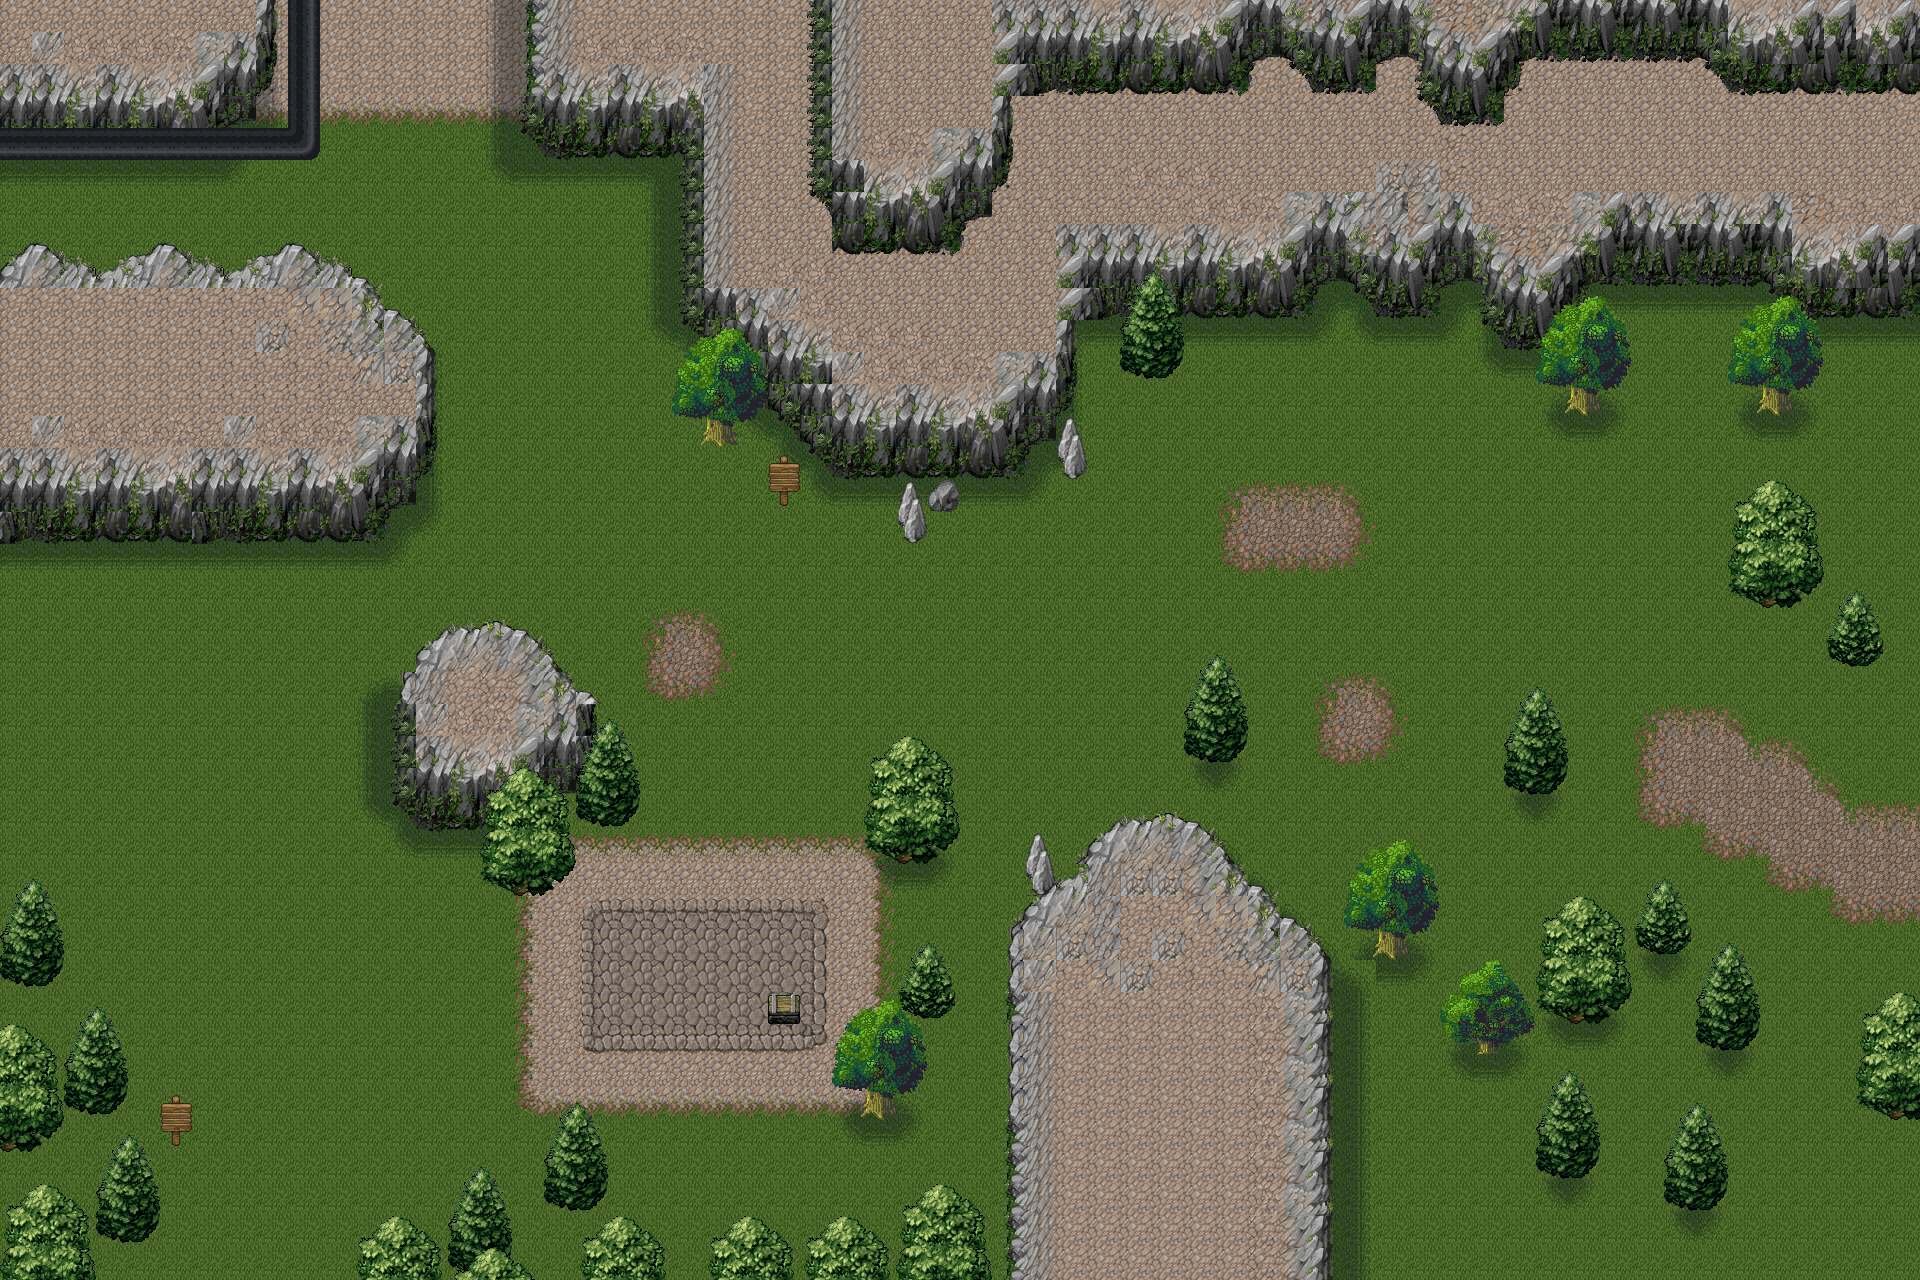

This game map was drawn from its Tiled (.tmx) file and the tilesets committed beside it. A one-line description and the trimmed map source follow:
An orthogonal 60x40 tile map with 32x32 px tiles, 6 tile layers (ground, subdetail, detail, collision, ...) and 16 objects.

<map version="1.0" tiledversion="1.1.4" orientation="orthogonal" renderorder="right-down" width="60" height="40" tilewidth="32" tileheight="32" infinite="0" nextobjectid="29">
 <tileset firstgid="1" name="_WORLD-TILES-MASTER" tilewidth="32" tileheight="32" tilecount="3040" columns="40">
  <image source="_WORLD-TILES-MASTER.png" width="1280" height="2432" />
 </tileset>
 <layer name="ground" width="60" height="40">
  <data>[2400 cells, 2400 non-empty, 35 distinct tile ids]</data>
 </layer>
 <layer name="subdetail" width="60" height="40">
  <data>[2400 cells, 293 non-empty, 13 distinct tile ids]</data>
 </layer>
 <layer name="detail" width="60" height="40">
  <data>[2400 cells, 9 non-empty, 4 distinct tile ids]</data>
 </layer>
 <layer name="collision" width="60" height="40">
  <data>[2400 cells, 794 non-empty, 98 distinct tile ids]</data>
 </layer>
 <objectgroup name="objects">
  <object id="1" gid="1348" x="1863.33" y="866.667" width="32" height="32">
   <properties>
    <property name="coords" value="130,615" />
    <property name="key" value="mapChange" />
    <property name="stage" value="kq02-calgary-01" />
    <property name="type" value="mapChange" />
   </properties>
  </object>
  <object id="2" gid="1348" x="351.667" y="54" width="32" height="32">
   <properties>
    <property name="coords" value="1160,1160" />
    <property name="key" value="mapChange" />
    <property name="stage" value="kq02-mountains-01" />
    <property name="type" value="mapChange" />
   </properties>
  </object>
  <object id="3" gid="1348" x="415.333" y="52.6667" width="32" height="32">
   <properties>
    <property name="coords" value="1160,1160" />
    <property name="key" value="mapChange" />
    <property name="stage" value="kq02-mountains-01" />
    <property name="type" value="mapChange" />
   </properties>
  </object>
  <object id="11" gid="1352" x="753.333" y="510.667" width="32" height="32">
   <properties>
    <property name="function" value="init-sign" />
    <property name="message" value="Pipeline ahead" />
    <property name="objectType" value="sign" />
    <property name="type" value="object" />
   </properties>
  </object>
  <object id="12" gid="1352" x="145.667" y="1150.67" width="32" height="32">
   <properties>
    <property name="function" value="init-sign" />
    <property name="message" value="Caution conservatives: Enchanted Forest of Regulations ahead." />
    <property name="objectType" value="sign" />
    <property name="type" value="object" />
   </properties>
  </object>
  <object id="14" gid="1352" x="679.188" y="1028.55" width="32" height="32">
   <properties>
    <property name="character" value="Hooded Figure" />
    <property name="dI" type="int" value="0" />
    <property name="id" value="34" />
    <property name="key" value="npc" />
    <property name="name" value="Hooded Figure" />
    <property name="static" type="bool" value="true" />
    <property name="type" value="npc" />
   </properties>
  </object>
  <object id="15" gid="1352" x="752.667" y="1038.67" width="32" height="32">
   <properties>
    <property name="itemName" value="Axe Head" />
    <property name="key" value="inventoryItem" />
    <property name="objectType" value="chest" />
    <property name="type" value="object" />
   </properties>
  </object>
  <object id="16" gid="1352" x="176.334" y="399.003" width="32" height="32">
   <properties>
    <property name="itemName" value="Axe Handle" />
    <property name="key" value="inventoryItem" />
    <property name="objectType" value="chest" />
    <property name="type" value="object" />
   </properties>
  </object>
  <object id="21" gid="1351" x="1596.22" y="492.308" width="32" height="32">
   <properties>
    <property name="alertRange" type="int" value="8" />
    <property name="character" value="Troll" />
    <property name="hasDialogue" type="bool" value="false" />
    <property name="id" value="01" />
    <property name="isShooter" type="bool" value="false" />
    <property name="key" value="troll" />
    <property name="type" value="enemy" />
   </properties>
  </object>
  <object id="22" gid="1351" x="1500.47" y="904.867" width="32" height="32">
   <properties>
    <property name="alertRange" type="int" value="6" />
    <property name="character" value="Troll" />
    <property name="hasDialogue" type="bool" value="false" />
    <property name="id" value="01" />
    <property name="isShooter" type="bool" value="false" />
    <property name="key" value="troll" />
    <property name="type" value="enemy" />
   </properties>
  </object>
  <object id="23" gid="1351" x="1383.61" y="1249.84" width="32" height="32">
   <properties>
    <property name="alertRange" type="int" value="6" />
    <property name="character" value="Troll" />
    <property name="hasDialogue" type="bool" value="false" />
    <property name="id" value="01" />
    <property name="isShooter" type="bool" value="false" />
    <property name="key" value="troll" />
    <property name="type" value="enemy" />
   </properties>
  </object>
  <object id="24" gid="1351" x="1118.89" y="428.945" width="32" height="32">
   <properties>
    <property name="alertRange" type="int" value="10" />
    <property name="character" value="Troll" />
    <property name="hasDialogue" type="bool" value="false" />
    <property name="id" value="01" />
    <property name="isShooter" type="bool" value="true" />
    <property name="key" value="troll" />
    <property name="type" value="enemy" />
   </properties>
  </object>
  <object id="25" gid="1351" x="455.698" y="417.681" width="32" height="32">
   <properties>
    <property name="alertRange" type="int" value="6" />
    <property name="character" value="Troll" />
    <property name="hasDialogue" type="bool" value="false" />
    <property name="id" value="01" />
    <property name="isShooter" type="bool" value="true" />
    <property name="key" value="troll" />
    <property name="type" value="enemy" />
   </properties>
  </object>
  <object id="26" gid="1351" x="89.6041" y="635.929" width="32" height="32">
   <properties>
    <property name="alertRange" type="int" value="7" />
    <property name="character" value="Troll" />
    <property name="hasDialogue" type="bool" value="false" />
    <property name="id" value="01" />
    <property name="isShooter" type="bool" value="false" />
    <property name="key" value="troll" />
    <property name="type" value="enemy" />
   </properties>
  </object>
  <object id="27" gid="1351" x="267.019" y="1193.52" width="32" height="32">
   <properties>
    <property name="alertRange" type="int" value="5" />
    <property name="character" value="Troll" />
    <property name="hasDialogue" type="bool" value="false" />
    <property name="id" value="01" />
    <property name="isShooter" type="bool" value="false" />
    <property name="key" value="troll" />
    <property name="type" value="enemy" />
   </properties>
  </object>
  <object id="28" gid="1351" x="828.832" y="685.211" width="32" height="32">
   <properties>
    <property name="alertRange" type="int" value="5" />
    <property name="character" value="Ogre" />
    <property name="hasDialogue" type="bool" value="false" />
    <property name="id" value="01" />
    <property name="isShooter" type="bool" value="false" />
    <property name="key" value="ogre" />
    <property name="type" value="enemy" />
   </properties>
  </object>
 </objectgroup>
 <layer name="subforeground" width="60" height="40">
  <data>[2400 cells, 281 non-empty, 60 distinct tile ids]</data>
 </layer>
 <layer name="foreground" width="60" height="40">
  <data>[2400 cells, 51 non-empty, 13 distinct tile ids]</data>
 </layer>
</map>
